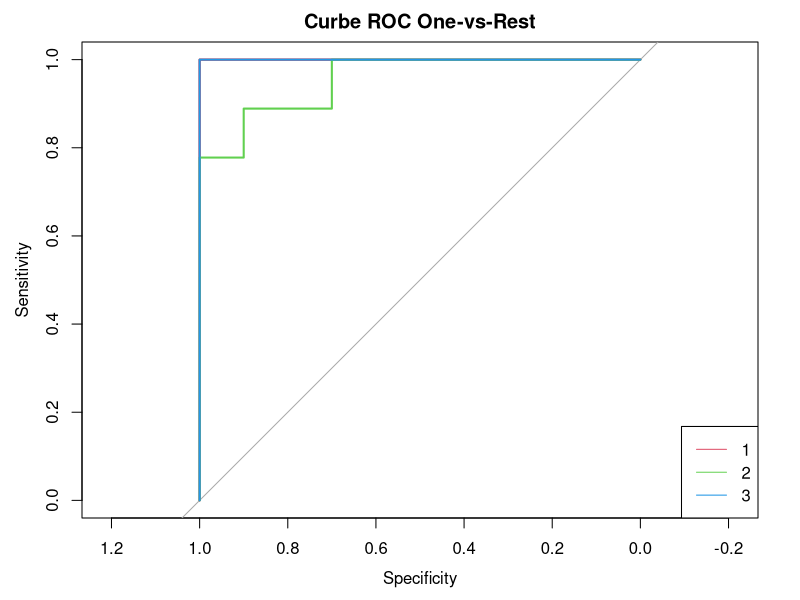

Generate this figure with R:
library(readxl)
library(nnet)      
library(caret)
install.packages("tidyverse")
library(tidyverse)

date <- read_excel("ICE.xlsx")

# Selectăm coloanele utile
date_filtrat <- date %>%
  select(`Ani asteptati de scolarizare`,
         `Gradul de inscriere in invatamantul primar`,
         `Gradul de inscriere in invatamantul secundar`,
         `Rata de finalizare a invatamantului primar`,
         `Nivel educațional general al țării`)

date_filtrat <- na.omit(date_filtrat)

# Transformăm variabila țintă într-un factor (etichetăm)
date_filtrat$`Nivel educațional general al țării` <- as.factor(date_filtrat$`Nivel educațional general al țării`)

# Set antrenare/testare
set.seed(123)
ind <- createDataPartition(date_filtrat$`Nivel educațional general al țării`, p = 0.8, list = FALSE)
train_data <- date_filtrat[ind, ]
test_data <- date_filtrat[-ind, ]

# Antrenăm modelul de regresie logistică multinomială
model_multinom <- multinom(`Nivel educațional general al țării` ~ ., data = train_data)
summary(model_multinom)

# Predicții pe setul de testare
predictii <- predict(model_multinom, newdata = test_data)

# Matricea de confuzie
conf_matrix <- confusionMatrix(predictii, test_data$`Nivel educațional general al țării`)
print(conf_matrix)

# Probabilități pentru fiecare predicție
predictii_prob <- predict(model_multinom, newdata = test_data, type = "probs")
head(predictii_prob)

library(pROC)
library(ggplot2)

roc_list <- list()

# Curbe ROC One-vs-Rest pentru fiecare clasă
for (clasa in colnames(predictii_prob)) {
  roc_obj <- roc(
    response = as.numeric(test_data$`Nivel educațional general al țării` == clasa),
    predictor = predictii_prob[, clasa]
  )
  roc_list[[clasa]] <- roc_obj
}

plot(roc_list[[1]], col = "red", main = "Curbe ROC One-vs-Rest")
for (i in 2:length(roc_list)) {
  lines(roc_list[[i]], col = i + 1)  # Culori diferite
}
legend("bottomright", legend = names(roc_list), col = 2:(length(roc_list)+1), lty = 1)

# Afișare AUC pentru fiecare clasă
sapply(roc_list, auc)

